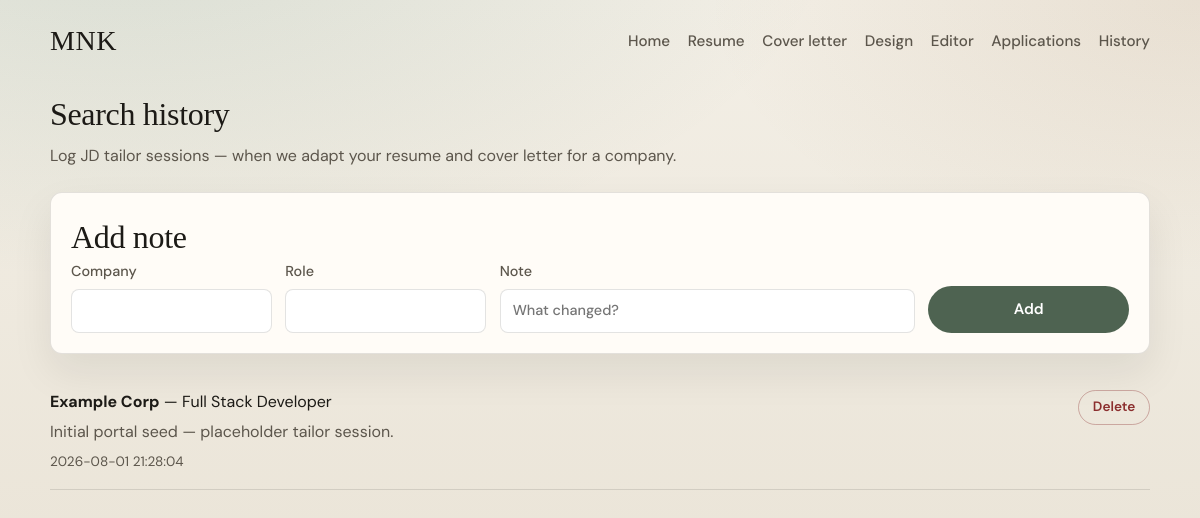
The page /history.php on the database its author committed.
### tables this page shows
CREATE TABLE search_history (
  id INT UNSIGNED NOT NULL AUTO_INCREMENT PRIMARY KEY,
  company VARCHAR(160) NOT NULL DEFAULT '',
  role VARCHAR(200) NOT NULL DEFAULT '',
  note TEXT NULL,
  created_at TIMESTAMP NOT NULL DEFAULT CURRENT_TIMESTAMP
);

### src/Db.php (called while the page is built, shortened)
<?php
final class Db
{
    private static ?PDO $pdo = null;
    public static function pdo(): PDO
    {
        if (self::$pdo instanceof PDO) {
            return self::$pdo;
        }
        $url = getenv('DATABASE_URL') ?: '';
        $parts = parse_url($url);
        $dbName = ltrim($parts['path'], '/');
        $host = $parts['host'];
        $port = $parts['port'] ?? 3306;
        $user = $parts['user'] ?? 'db';
        $pass = $parts['pass'] ?? 'db';
        $dsn = sprintf('mysql:host=%s;port=%d;dbname=%s;charset=utf8mb4', $host, $port, $dbName);
        self::$pdo = new PDO($dsn, $user, $pass, [
            PDO::ATTR_ERRMODE => PDO::ERRMODE_EXCEPTION,
            PDO::ATTR_DEFAULT_FETCH_MODE => PDO::FETCH_ASSOC,
            PDO::ATTR_EMULATE_PREPARES => false,
        ]);
        return self::$pdo;
    }
}

### src/App.php (called while the page is built, shortened)
<?php
final class App
{
    public static function searchHistory(int $limit = 50): array
    {
        $stmt = Db::pdo()->prepare(
            'SELECT * FROM search_history ORDER BY created_at DESC, id DESC LIMIT ?'
        );
        $stmt->bindValue(1, $limit, PDO::PARAM_INT);
        $stmt->execute();
        return $stmt->fetchAll();
    }
    public static function e(?string $value): string
    {
        return htmlspecialchars((string) $value, ENT_QUOTES | ENT_SUBSTITUTE, 'UTF-8');
    }
}

### public/history.php (the view, shortened to what this page needs)
<?php
require_once dirname(__DIR__) . '/src/layout.php';
$history = App::searchHistory(100);
?>
<main class="page-wide">
  <header class="page-head">
    <h1>Search history</h1>
    <p>Log JD tailor sessions — when we adapt your resume and cover letter for a company.</p>
  </header>
  <section class="editor-block">
    <h2>Add note</h2>
    <form method="post" class="form form-row">
      <label>Company <input type="text" name="company"></label>
      <label>Role <input type="text" name="role"></label>
      <label class="grow">Note <input type="text" name="note" placeholder="What changed?"></label>
      <button type="submit" class="btn btn-primary">Add</button>
    </form>
  </section>
  <?php if (!$history): ?>
    <p class="empty">No tailor history yet. Paste a JD in chat and I’ll log the session here.</p>
  <?php else: ?>
    <ul class="history-list">
      <?php foreach ($history as $row): ?>
        <li>
          <div>
            <strong><?= App::e($row['company'] !== '' ? $row['company'] : 'Untitled') ?></strong>
            <?php if ($row['role'] !== ''): ?>
              <span> — <?= App::e($row['role']) ?></span>
            <?php endif; ?>
            <?php if ($row['note']): ?>
              <p><?= App::e($row['note']) ?></p>
            <?php endif; ?>
            <time><?= App::e($row['created_at']) ?></time>
          </div>
          <form method="post" onsubmit="return confirm('Delete this entry?');">
            <button type="submit" class="btn btn-small btn-danger">Delete</button>
          </form>
        </li>
      <?php endforeach; ?>
    </ul>
  <?php endif; ?>
</main>

### public/assets/css/app.css (style rules this page uses)
:root { --bg: #f3efe6; --bg-deep: #e7e0d2; --ink: #1c1a16; --muted: #5c564c; --line: rgba(28, 26, 22, 0.12); --paper: #fffcf7; --accent: #1a5f4a; --accent-ink: #fff; --danger: #8b2e2e; --radius: 12px; --font: "DM Sans", system-ui, sans-serif; --display: "Instrument Serif", Georgia, serif; --shadow: 0 18px 40px rgba(28, 26, 22, 0.08); }
*, *::before, *::after { box-sizing: border-box; }
html { scroll-behavior: smooth; }
body { margin: 0; min-height: 100vh; font-family: var(--font); color: var(--ink); background: radial-gradient(1200px 600px at 10% -10%, rgba(26, 95, 74, 0.12), transparent 60%), radial-gradient(900px 500px at 100% 0%, rgba(140, 90, 40, 0.1), transparent 55%), linear-gradient(180deg, var(--bg) 0%, var(--bg-deep) 100%); line-height: 1.5; }
.btn { display: inline-flex; align-items: center; justify-content: center; gap: 0.4rem; border: 1px solid transparent; border-radius: 999px; padding: 0.7rem 1.2rem; font: inherit; font-weight: 600; font-size: 0.95rem; cursor: pointer; text-decoration: none; transition: transform 0.15s ease, background 0.15s ease, color 0.15s ease; }
.btn-primary { background: var(--accent); color: var(--accent-ink); }
.btn-small { padding: 0.4rem 0.85rem; font-size: 0.85rem; }
.btn-danger { background: transparent; color: var(--danger); border-color: color-mix(in srgb, var(--danger) 35%, transparent); }
.apps-panel-head h2, .page-head h1, .editor-block h2 { margin: 0; font-family: var(--display); font-weight: 400; font-size: 2rem; letter-spacing: -0.01em; }
.page-head { margin-bottom: 1.5rem; }
.page-head p { margin: 0.4rem 0 0; color: var(--muted); }
.page-wide { width: 100%; }
.editor-block { background: var(--paper); border: 1px solid var(--line); border-radius: var(--radius); padding: 1.25rem; margin-bottom: 1.25rem; box-shadow: var(--shadow); }
.form { display: grid; gap: 0.85rem; }
.form label, .form fieldset { display: grid; gap: 0.35rem; font-size: 0.9rem; font-weight: 500; color: var(--muted); }
.form input, .form select, .form textarea { width: 100%; border: 1px solid var(--line); border-radius: 8px; padding: 0.65rem 0.75rem; font: inherit; color: var(--ink); background: #fff; }
.form-row { grid-template-columns: repeat(auto-fit, minmax(140px, 1fr)); align-items: end; }
.form-row .grow { grid-column: span 2; }
.grow { min-width: 0; }
.history-list { list-style: none; margin: 0; padding: 0; }
.history-list li { display: flex; justify-content: space-between; gap: 1rem; padding: 1rem 0; border-bottom: 1px solid var(--line); }
.history-list p { margin: 0.35rem 0; color: var(--muted); }
.history-list time { font-size: 0.85rem; color: var(--muted); }

### rows shown on the page
search_history: company "Example Corp", role "Full Stack Developer", note "Initial portal seed — placeholder tailor session.", created_at "2026-08-01 21:28:04"
